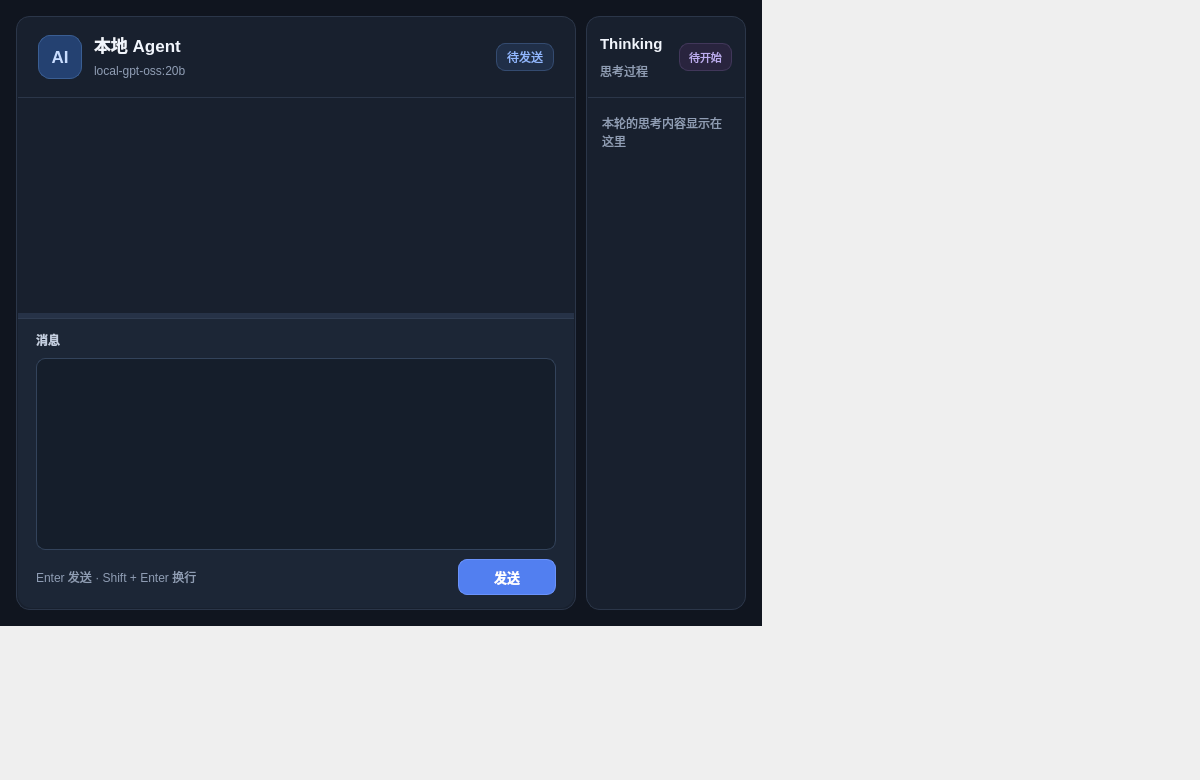
<?xml version="1.0" encoding="UTF-8"?>
<ui version="4.0">
 <class>AgentWindow</class>
 <widget class="QWidget" name="AgentWindow">
  <property name="geometry">
   <rect>
    <x>0</x>
    <y>0</y>
    <width>1200</width>
    <height>780</height>
   </rect>
  </property>
  <property name="minimumSize">
   <size>
    <width>960</width>
    <height>620</height>
   </size>
  </property>
  <property name="windowTitle">
   <string>Local Agent</string>
  </property>
  <property name="styleSheet">
   <string notr="true">
QMainWindow, QWidget#CentralWidget {
    background-color: #10151f;
}
QWidget {
    color: #e3e9f3;
    font-family: &quot;PingFang SC&quot;, &quot;Microsoft YaHei&quot;, &quot;Noto Sans CJK SC&quot;, sans-serif;
    font-size: 14px;
}
QLabel { background: transparent; border: none; }
QFrame#FrameThinking, QFrame#FrameChat {
    background-color: #18202e;
    border: 1px solid #2b3649;
    border-radius: 14px;
}
QFrame#HeaderThinking, QFrame#HeaderChat {
    background: transparent;
    border: none;
    border-bottom: 1px solid #2b3649;
}
QLabel#LabelAgentAvatar {
    background-color: #244171;
    color: #c9ddff;
    border: 1px solid #3a5e93;
    border-radius: 12px;
    font-size: 17px;
    font-weight: 600;
}
QLabel#LabelAgentTitle {
    color: #f1f5fc;
    font-size: 17px;
    font-weight: 600;
}
QLabel#LabelThinkingTitle {
    color: #f1f5fc;
    font-size: 15px;
    font-weight: 600;
}
QLabel#LabelThinkingSubtitle, QLabel#LabelModel,
QLabel#LabelInputHint, QLabel#LabelThinkingHint {
    color: #8f9db4;
    font-size: 12px;
}
QLabel#LabelThinkingState {
    color: #bcacef;
    background-color: #29243e;
    border: 1px solid #41375a;
    border-radius: 9px;
    padding: 4px 9px;
    font-size: 11px;
}
QLabel#LabelChatState {
    color: #91b7ff;
    background-color: #202f48;
    border: 1px solid #344b70;
    border-radius: 9px;
    padding: 4px 10px;
    font-size: 12px;
}
QFrame#FrameThinkingBody, QFrame#FrameOutput {
    background: transparent;
    border: none;
}
QPlainTextEdit#TextThinking, QTextBrowser#TextOutput {
    background-color: #18202e;
    border: none;
    padding: 4px;
    selection-background-color: #365d94;
    selection-color: #ffffff;
}
QPlainTextEdit#TextThinking {
    color: #b4c0d4;
    font-size: 13px;
}
QFrame#FrameInput {
    background-color: #1c2636;
    border: none;
    border-top: 1px solid #303d52;
    border-bottom-left-radius: 14px;
    border-bottom-right-radius: 14px;
}
QLabel#LabelInputTitle {
    color: #c3cee0;
    font-size: 12px;
    font-weight: 600;
}
QPlainTextEdit#EditMessage {
    color: #edf3ff;
    background-color: #151e2b;
    border: 1px solid #33435b;
    border-radius: 9px;
    padding: 8px;
    selection-background-color: #365d94;
    selection-color: #ffffff;
}
QPlainTextEdit#EditMessage:focus { border: 1px solid #688fff; }
QPushButton#BtnSend {
    color: #ffffff;
    background-color: #527ff0;
    border: 1px solid #6a92fa;
    border-radius: 9px;
    padding: 7px 22px;
    font-size: 13px;
    font-weight: 600;
}
QPushButton#BtnSend:hover { background-color: #638efb; }
QPushButton#BtnSend:pressed { background-color: #426bd0; }
QPushButton#BtnSend:focus { border: 1px solid #b5ccff; }
QPushButton#BtnSend:disabled {
    color: #8493ac;
    background-color: #2c3b56;
    border-color: #394b69;
}
QSplitter#SplitterMain::handle {
    background-color: #10151f;
}
QSplitter#SplitterMain::handle:hover {
    background-color: #3b5376;
    border-radius: 3px;
}
QSplitter#SplitterConversation::handle {
    background-color: #263247;
}
QSplitter#SplitterConversation::handle:hover {
    background-color: #6487c6;
}
QScrollBar:vertical {
    background: transparent;
    width: 8px;
    margin: 2px 0;
}
QScrollBar::handle:vertical {
    background-color: #3b4b64;
    min-height: 28px;
    border-radius: 4px;
}
QScrollBar::handle:vertical:hover { background-color: #536b90; }
QScrollBar::add-line:vertical, QScrollBar::sub-line:vertical { height: 0px; }
QScrollBar::add-page:vertical, QScrollBar::sub-page:vertical { background: transparent; }
QToolTip {
    color: #e3e9f3;
    background-color: #222e42;
    border: 1px solid #435774;
    padding: 5px;
}
</string>
  </property>
  <widget class="QWidget" name="CentralWidget">
   <layout class="QVBoxLayout" name="LayoutMain">
    <property name="spacing">
     <number>0</number>
    </property>
    <property name="leftMargin">
     <number>16</number>
    </property>
    <property name="topMargin">
     <number>16</number>
    </property>
    <property name="rightMargin">
     <number>16</number>
    </property>
    <property name="bottomMargin">
     <number>16</number>
    </property>
    <item>
     <widget class="QSplitter" name="SplitterMain">
      <property name="orientation">
       <enum>Qt::Orientation::Horizontal</enum>
      </property>
      <property name="handleWidth">
       <number>10</number>
      </property>
      <property name="childrenCollapsible">
       <bool>false</bool>
      </property>
      <widget class="QFrame" name="FrameChat">
       <property name="sizePolicy">
        <sizepolicy hsizetype="Expanding" vsizetype="Expanding">
         <horstretch>1</horstretch>
         <verstretch>1</verstretch>
        </sizepolicy>
       </property>
       <property name="minimumSize">
        <size>
         <width>560</width>
         <height>0</height>
        </size>
       </property>
       <property name="frameShape">
        <enum>QFrame::Shape::NoFrame</enum>
       </property>
       <layout class="QVBoxLayout" name="LayoutChat">
        <property name="spacing">
         <number>0</number>
        </property>
        <property name="leftMargin">
         <number>1</number>
        </property>
        <property name="topMargin">
         <number>1</number>
        </property>
        <property name="rightMargin">
         <number>1</number>
        </property>
        <property name="bottomMargin">
         <number>1</number>
        </property>
        <item>
         <widget class="QFrame" name="HeaderChat">
          <property name="minimumSize">
           <size>
            <width>0</width>
            <height>80</height>
           </size>
          </property>
          <property name="maximumSize">
           <size>
            <width>16777215</width>
            <height>80</height>
           </size>
          </property>
          <layout class="QHBoxLayout" name="LayoutChatHeader">
           <property name="spacing">
            <number>12</number>
           </property>
           <property name="leftMargin">
            <number>20</number>
           </property>
           <property name="topMargin">
            <number>14</number>
           </property>
           <property name="rightMargin">
            <number>20</number>
           </property>
           <property name="bottomMargin">
            <number>14</number>
           </property>
           <item>
            <widget class="QLabel" name="LabelAgentAvatar">
             <property name="minimumSize">
              <size>
               <width>44</width>
               <height>44</height>
              </size>
             </property>
             <property name="maximumSize">
              <size>
               <width>44</width>
               <height>44</height>
              </size>
             </property>
             <property name="text">
              <string>AI</string>
             </property>
             <property name="alignment">
              <set>Qt::AlignmentFlag::AlignCenter</set>
             </property>
            </widget>
           </item>
           <item>
            <layout class="QVBoxLayout" name="LayoutChatTitles">
             <property name="spacing">
              <number>3</number>
             </property>
             <item>
              <widget class="QLabel" name="LabelAgentTitle">
               <property name="text">
                <string>本地 Agent</string>
               </property>
              </widget>
             </item>
             <item>
              <widget class="QLabel" name="LabelModel">
               <property name="text">
                <string>local-gpt-oss:20b</string>
               </property>
               <property name="textInteractionFlags">
                <set>Qt::TextInteractionFlag::TextSelectableByMouse</set>
               </property>
              </widget>
             </item>
            </layout>
           </item>
           <item>
            <spacer name="SpacerChatHeader">
             <property name="orientation">
              <enum>Qt::Orientation::Horizontal</enum>
             </property>
             <property name="sizeHint" stdset="0">
              <size>
               <width>20</width>
               <height>20</height>
              </size>
             </property>
            </spacer>
           </item>
           <item>
            <widget class="QLabel" name="LabelChatState">
             <property name="maximumSize">
              <size>
               <width>16777215</width>
               <height>28</height>
              </size>
             </property>
             <property name="text">
              <string>待发送</string>
             </property>
             <property name="alignment">
              <set>Qt::AlignmentFlag::AlignCenter</set>
             </property>
            </widget>
           </item>
          </layout>
         </widget>
        </item>
        <item>
         <widget class="QSplitter" name="SplitterConversation">
          <property name="orientation">
           <enum>Qt::Orientation::Vertical</enum>
          </property>
          <property name="handleWidth">
           <number>5</number>
          </property>
          <property name="childrenCollapsible">
           <bool>false</bool>
          </property>
          <widget class="QFrame" name="FrameOutput">
           <property name="sizePolicy">
            <sizepolicy hsizetype="Expanding" vsizetype="Expanding">
             <horstretch>1</horstretch>
             <verstretch>1</verstretch>
            </sizepolicy>
           </property>
           <property name="minimumSize">
            <size>
             <width>0</width>
             <height>180</height>
            </size>
           </property>
           <layout class="QVBoxLayout" name="LayoutOutput">
            <property name="leftMargin">
             <number>16</number>
            </property>
            <property name="topMargin">
             <number>14</number>
            </property>
            <property name="rightMargin">
             <number>16</number>
            </property>
            <property name="bottomMargin">
             <number>14</number>
            </property>
            <item>
             <widget class="QTextBrowser" name="TextOutput">
              <property name="accessibleName">
               <string>对话输出</string>
              </property>
              <property name="frameShape">
               <enum>QFrame::Shape::NoFrame</enum>
              </property>
              <property name="tabChangesFocus">
               <bool>true</bool>
              </property>
              <property name="undoRedoEnabled">
               <bool>false</bool>
              </property>
              <property name="readOnly">
               <bool>true</bool>
              </property>
              <property name="openExternalLinks">
               <bool>false</bool>
              </property>
              <property name="openLinks">
               <bool>false</bool>
              </property>
             </widget>
            </item>
           </layout>
          </widget>
          <widget class="QFrame" name="FrameInput">
           <property name="sizePolicy">
            <sizepolicy hsizetype="Expanding" vsizetype="Preferred">
             <horstretch>1</horstretch>
             <verstretch>0</verstretch>
            </sizepolicy>
           </property>
           <property name="minimumSize">
            <size>
             <width>0</width>
             <height>185</height>
            </size>
           </property>
           <layout class="QVBoxLayout" name="LayoutInput">
            <property name="spacing">
             <number>9</number>
            </property>
            <property name="leftMargin">
             <number>18</number>
            </property>
            <property name="topMargin">
             <number>12</number>
            </property>
            <property name="rightMargin">
             <number>18</number>
            </property>
            <property name="bottomMargin">
             <number>13</number>
            </property>
            <item>
             <widget class="QLabel" name="LabelInputTitle">
              <property name="text">
               <string>消息</string>
              </property>
              <property name="buddy">
               <cstring>EditMessage</cstring>
              </property>
             </widget>
            </item>
            <item>
             <widget class="QPlainTextEdit" name="EditMessage">
              <property name="minimumSize">
               <size>
                <width>0</width>
                <height>72</height>
               </size>
              </property>
              <property name="accessibleName">
               <string>消息输入</string>
              </property>
              <property name="accessibleDescription">
               <string>Enter 发送消息，Shift 加 Enter 换行。</string>
              </property>
              <property name="frameShape">
               <enum>QFrame::Shape::NoFrame</enum>
              </property>
              <property name="tabChangesFocus">
               <bool>true</bool>
              </property>
             </widget>
            </item>
            <item>
             <layout class="QHBoxLayout" name="LayoutInputActions">
              <property name="spacing">
               <number>12</number>
              </property>
              <item>
               <widget class="QLabel" name="LabelInputHint">
                <property name="text">
                 <string>Enter 发送 · Shift + Enter 换行</string>
                </property>
               </widget>
              </item>
              <item>
               <spacer name="SpacerInputActions">
                <property name="orientation">
                 <enum>Qt::Orientation::Horizontal</enum>
                </property>
                <property name="sizeHint" stdset="0">
                 <size>
                  <width>20</width>
                  <height>20</height>
                 </size>
                </property>
               </spacer>
              </item>
              <item>
               <widget class="QPushButton" name="BtnSend">
                <property name="minimumSize">
                 <size>
                  <width>98</width>
                  <height>36</height>
                 </size>
                </property>
                <property name="cursor">
                 <cursorShape>PointingHandCursor</cursorShape>
                </property>
                <property name="text">
                 <string>发送</string>
                </property>
                <property name="autoDefault">
                 <bool>false</bool>
                </property>
                <property name="default">
                 <bool>false</bool>
                </property>
               </widget>
              </item>
             </layout>
            </item>
           </layout>
          </widget>
         </widget>
        </item>
       </layout>
      </widget>
      <widget class="QFrame" name="FrameThinking">
       <property name="sizePolicy">
        <sizepolicy hsizetype="Expanding" vsizetype="Expanding">
         <horstretch>1</horstretch>
         <verstretch>1</verstretch>
        </sizepolicy>
       </property>
       <property name="minimumSize">
        <size>
         <width>160</width>
         <height>0</height>
        </size>
       </property>
       <property name="frameShape">
        <enum>QFrame::Shape::NoFrame</enum>
       </property>
       <layout class="QVBoxLayout" name="LayoutThinking">
        <property name="spacing">
         <number>0</number>
        </property>
        <property name="leftMargin">
         <number>1</number>
        </property>
        <property name="topMargin">
         <number>1</number>
        </property>
        <property name="rightMargin">
         <number>1</number>
        </property>
        <property name="bottomMargin">
         <number>10</number>
        </property>
        <item>
         <widget class="QFrame" name="HeaderThinking">
          <property name="minimumSize">
           <size>
            <width>0</width>
            <height>80</height>
           </size>
          </property>
          <property name="maximumSize">
           <size>
            <width>16777215</width>
            <height>80</height>
           </size>
          </property>
          <layout class="QHBoxLayout" name="LayoutThinkingHeader">
           <property name="spacing">
            <number>8</number>
           </property>
           <property name="leftMargin">
            <number>12</number>
           </property>
           <property name="topMargin">
            <number>14</number>
           </property>
           <property name="rightMargin">
            <number>12</number>
           </property>
           <property name="bottomMargin">
            <number>14</number>
           </property>
           <item>
            <layout class="QVBoxLayout" name="LayoutThinkingTitles">
             <property name="spacing">
              <number>3</number>
             </property>
             <item>
              <widget class="QLabel" name="LabelThinkingTitle">
               <property name="text">
                <string>Thinking</string>
               </property>
              </widget>
             </item>
             <item>
              <widget class="QLabel" name="LabelThinkingSubtitle">
               <property name="text">
                <string>思考过程</string>
               </property>
              </widget>
             </item>
            </layout>
           </item>
           <item>
            <widget class="QLabel" name="LabelThinkingState">
             <property name="sizePolicy">
              <sizepolicy hsizetype="Fixed" vsizetype="Fixed">
               <horstretch>0</horstretch>
               <verstretch>0</verstretch>
              </sizepolicy>
             </property>
             <property name="maximumSize">
              <size>
               <width>16777215</width>
               <height>28</height>
              </size>
             </property>
             <property name="text">
              <string>待开始</string>
             </property>
             <property name="alignment">
              <set>Qt::AlignmentFlag::AlignCenter</set>
             </property>
            </widget>
           </item>
          </layout>
         </widget>
        </item>
        <item>
         <widget class="QFrame" name="FrameThinkingBody">
          <layout class="QVBoxLayout" name="LayoutThinkingBody">
           <property name="spacing">
            <number>12</number>
           </property>
           <property name="leftMargin">
            <number>14</number>
           </property>
           <property name="topMargin">
            <number>16</number>
           </property>
           <property name="rightMargin">
            <number>14</number>
           </property>
           <property name="bottomMargin">
            <number>0</number>
           </property>
           <item>
            <widget class="QLabel" name="LabelThinkingHint">
             <property name="text">
              <string>本轮的思考内容显示在这里</string>
             </property>
             <property name="wordWrap">
              <bool>true</bool>
             </property>
            </widget>
           </item>
           <item>
            <widget class="QPlainTextEdit" name="TextThinking">
             <property name="accessibleName">
              <string>模型思考过程</string>
             </property>
             <property name="frameShape">
              <enum>QFrame::Shape::NoFrame</enum>
             </property>
             <property name="tabChangesFocus">
              <bool>true</bool>
             </property>
             <property name="undoRedoEnabled">
              <bool>false</bool>
             </property>
             <property name="readOnly">
              <bool>true</bool>
             </property>
            </widget>
           </item>
          </layout>
         </widget>
        </item>
       </layout>
      </widget>
     </widget>
    </item>
   </layout>
  </widget>
 </widget>
 <tabstops>
  <tabstop>EditMessage</tabstop>
  <tabstop>BtnSend</tabstop>
  <tabstop>TextOutput</tabstop>
  <tabstop>TextThinking</tabstop>
 </tabstops>
 <resources/>
 <connections/>
</ui>
